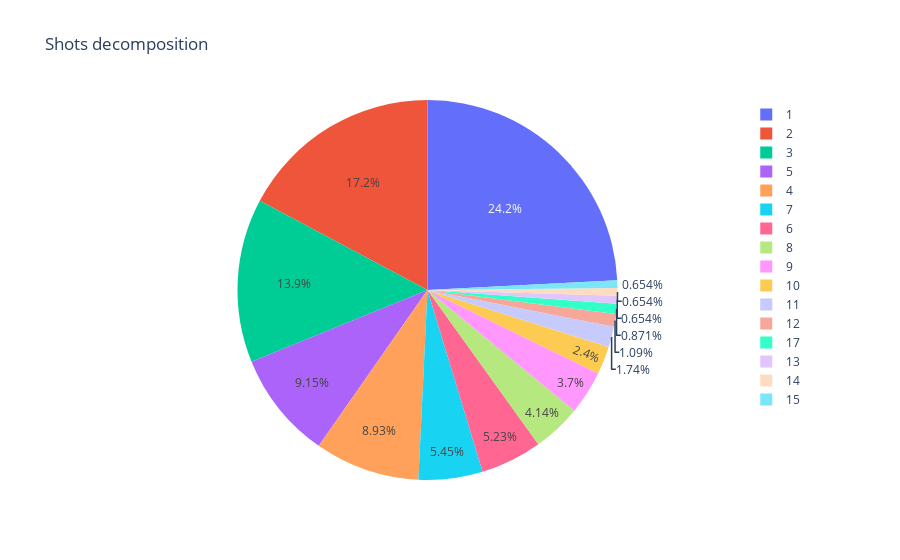

This figure's notebook cell:
### Code cell
trace5 = go.Pie(labels=labels, values=lst_nb_shots_p1)
layout5= go.Layout(title="Shots decomposition")

fig4= go.Figure(data=trace5, layout=layout5)
fig4.show()

### Figure 1 — Plotly figure (JSON) as saved in the notebook; plotly's stock layout.template omitted (floating-point values rounded to 4 significant figures)
{"data": [{"labels": [1, 2, 3, 5, 4, 7, 6, 8, 9, 10, 11, 12, 17, 13, 14, 15], "type": "pie", "values": [111, 79, 64, 42, 41, 25, 24, 19, 17, 11, 8, 5, 4, 3, 3, 3]}], "layout": {"title": {"text": "Shots decomposition"}}}
